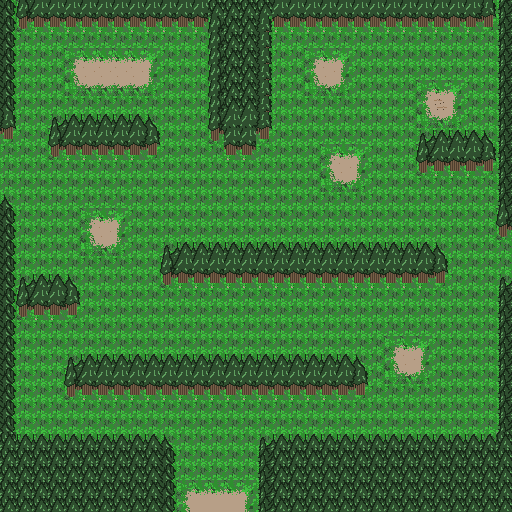

Rendered tile map (Tiled .tmx) drawn with the repository's tilesets; below, a short description and the full map source, tile grids included:
An orthogonal 32x32 tile map with 16x16 px tiles, 1 tile layer (Tile Layer 1).

<map version="1.9" tiledversion="1.9.2" orientation="orthogonal" renderorder="right-down" width="32" height="32" tilewidth="16" tileheight="16" infinite="0" nextlayerid="2" nextobjectid="1">
 <editorsettings>
  <export target="../assets/forest0.csv" format="csv" />
 </editorsettings>
 <tileset firstgid="1" source="tiles.tsx" />
 <layer id="1" name="Tile Layer 1" width="32" height="32">
  <data encoding="csv">
32,19,39,39,39,39,39,39,39,39,39,39,39,31,31,31,31,39,39,39,39,39,39,39,39,39,39,39,39,39,21,30,
32,27,28,28,28,28,28,28,28,28,28,28,28,19,31,31,21,28,28,28,28,28,28,28,28,28,28,28,28,28,29,30,
32,55,55,55,55,55,55,55,55,55,55,55,55,19,31,31,21,55,55,55,55,55,55,55,55,55,55,55,55,55,55,30,
32,55,55,55,43,44,44,44,44,45,55,55,55,19,31,31,21,55,55,43,44,45,55,55,55,55,55,55,55,55,55,30,
32,55,55,55,51,36,36,36,36,53,55,55,55,19,31,31,21,55,55,51,36,53,55,55,55,55,55,55,55,55,55,30,
32,55,55,55,59,60,60,60,60,61,55,55,55,19,31,31,21,55,55,59,60,61,55,55,55,55,43,44,45,55,55,30,
32,55,55,55,55,55,55,55,55,55,55,55,55,19,31,31,21,55,55,55,55,55,55,55,55,55,51,42,53,55,55,30,
21,55,55,11,12,12,12,12,12,13,55,55,55,19,39,39,21,55,55,55,55,55,55,55,55,55,59,60,61,55,55,30,
29,55,55,19,39,39,39,39,39,21,55,55,55,27,39,39,29,55,55,55,55,55,55,55,55,55,11,12,12,12,13,30,
55,55,55,27,28,28,28,28,28,29,55,55,55,55,28,28,55,55,55,55,43,44,45,55,55,55,19,39,39,39,21,30,
55,55,55,55,55,55,55,55,55,55,55,55,55,55,55,55,55,55,55,55,51,36,53,55,55,55,27,28,28,28,29,30,
55,55,55,55,55,55,55,55,55,55,55,55,55,55,55,55,55,55,55,55,59,60,61,55,55,55,55,55,55,55,55,30,
13,55,55,55,55,55,55,55,55,55,55,55,55,55,55,55,55,55,55,55,55,55,55,55,55,55,55,55,55,55,55,30,
32,55,55,55,55,43,44,45,55,55,55,55,55,55,55,55,55,55,55,55,55,55,55,55,55,55,55,55,55,55,55,19,
32,55,55,55,55,51,36,53,55,55,55,55,55,55,55,55,55,55,55,55,55,55,55,55,55,55,55,55,55,55,55,27,
32,55,55,55,55,59,60,61,55,55,11,12,12,12,12,12,12,12,12,12,12,12,12,12,12,12,12,13,55,55,55,55,
32,55,55,55,55,55,55,55,55,55,19,39,39,39,39,39,39,39,39,39,39,39,39,39,39,39,39,21,55,55,55,55,
32,11,12,12,13,55,55,55,55,55,27,28,28,28,28,28,28,28,28,28,28,28,28,28,28,28,28,29,55,55,55,11,
32,19,39,39,21,55,55,55,55,55,55,55,55,55,55,55,55,55,55,55,55,55,55,55,55,55,55,55,55,55,55,30,
32,27,28,28,29,55,55,55,55,55,55,55,55,55,55,55,55,55,55,55,55,55,55,55,55,55,55,55,55,55,55,30,
32,55,55,55,55,55,55,55,55,55,55,55,55,55,55,55,55,55,55,55,55,55,55,55,55,55,55,55,55,55,55,30,
32,55,55,55,55,55,55,55,55,55,55,55,55,55,55,55,55,55,55,55,55,55,55,55,43,44,45,55,55,55,55,30,
32,55,55,55,11,12,12,12,12,12,12,12,12,12,12,12,12,12,12,12,12,12,13,55,51,36,53,55,55,55,55,30,
32,55,55,55,19,39,39,39,39,39,39,39,39,39,39,39,39,39,39,39,39,39,21,55,59,60,61,55,55,55,55,30,
32,55,55,55,27,28,28,28,28,28,28,28,28,28,28,28,28,28,28,28,28,28,29,55,55,55,55,55,55,55,55,30,
32,55,55,55,55,55,55,55,55,55,55,55,55,55,55,55,55,55,55,55,55,55,55,55,55,55,55,55,55,55,55,30,
32,55,55,55,55,55,55,55,55,55,55,55,55,55,55,55,55,55,55,55,55,55,55,55,55,55,55,55,55,55,55,30,
31,12,12,12,12,12,12,12,12,12,13,55,55,55,55,55,11,12,12,12,12,12,12,12,12,12,12,12,12,12,12,31,
31,31,31,31,31,31,31,31,31,31,32,55,55,55,55,55,30,31,31,31,31,31,31,31,31,31,31,31,31,31,31,31,
31,31,31,31,31,31,31,31,31,31,32,55,55,55,55,55,30,31,31,31,31,31,31,31,31,31,31,31,31,31,31,31,
31,31,31,31,31,31,31,31,31,31,32,43,44,44,44,45,30,31,31,31,31,31,31,31,31,31,31,31,31,31,31,31,
31,31,31,31,31,31,31,31,31,31,32,51,52,52,52,53,30,31,31,31,31,31,31,31,31,31,31,31,31,31,31,31
</data>
 </layer>
</map>